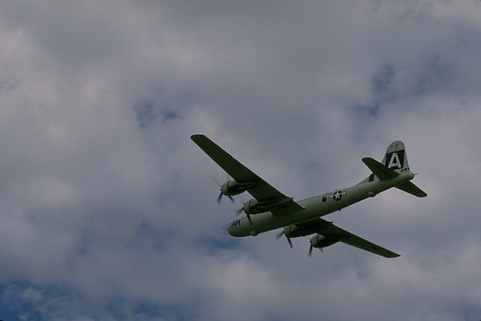
#> input picture images/test/3096.jpg, 481 x 321 px
$ python watershedSegmentation.py
#> lines starting #> are read from the running program, lines starting #| are printed output that depends on the picture; after the words box and inside, x2 and y2 are one past the last pixel; in counts of white or black regions, pixels touching at a corner belong together
import numpy as np
import cv2
from matplotlib import pyplot as plt

class watershedSegmentation:
	def __init__(self, img_path, res_folder_path="results"):
		self.originalPath = img_path
		self.resultsFolderPath = res_folder_path + "\\"
		self.originalImage = self.loadImage()
		self.grayscaleImage, self.thresholdValue, self.thresholdedImage = self.thresholdImage()
		self.kernel, self.opening = self.noiseRemoval()
		self.sure_bg = self.findSureBackgournd(self.opening, self.kernel)
		self.sure_fg = self.findSureForeground(self.opening)
		self.unknown = self.findUnknownRegion()
		self.contours, self.hierarchy = self.findContours()
		self.marker = self.markerCreateAndLabeling()
		self.watershed()
		self.markerImage = self.convertMarkerToImage()

	def loadImage(self):
		return cv2.imread(self.originalPath) # Reading the image
#> returned value is the input picture: shape (321, 481, 3); mean B, G, R 129.2, 118.4, 113.8

	def thresholdImage(self):
		gray = cv2.cvtColor(self.originalImage, cv2.COLOR_BGR2GRAY)  # Conversion to gray scale
		ret, thresh = cv2.threshold(gray, 0, 255, cv2.THRESH_BINARY_INV + cv2.THRESH_OTSU)  # thresholding
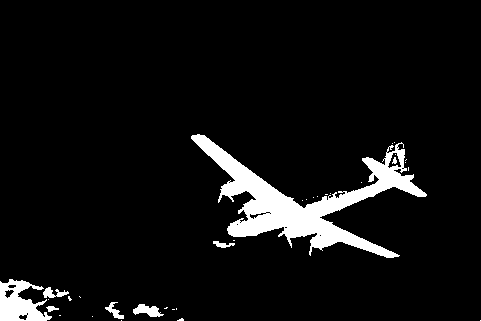
#> thresh: shape (321, 481); 6.5% white; 33 white regions (25 under 20 px), largest, box (x1, y1, x2, y2) and area: (191, 134, 427, 258) 8012, (0, 279, 52, 321) 1302, (133, 304, 164, 317) 231
#> ret = 81
		return gray, ret, thresh

	def noiseRemoval(self):
		# noise removal
		kernel = np.ones((3, 3), np.uint8)
		opening = cv2.morphologyEx(self.thresholdedImage, cv2.MORPH_OPEN, kernel, iterations=2)
#> opening: shape (321, 481); 5.9% white; 11 white regions, largest, box (x1, y1, x2, y2) and area: (192, 135, 425, 258) 7399, (0, 281, 47, 321) 1111, (134, 304, 158, 317) 203
#> in __init__, `self.kernel, self.opening = self.noiseRemoval()`: self.kernel = [[1, 1, 1], [1, 1, 1], [1, 1, 1]]
		return kernel, opening

	def findSureBackgournd(self, opening, kernel):
		# sure background area
		sure_bg = cv2.dilate(opening, kernel, iterations=3)
#> sure_bg: shape (321, 481); 9% white; 6 white regions, box (x1, y1, x2, y2) and area: (189, 132, 428, 261) 11324, (0, 277, 56, 321) 1729, (131, 301, 161, 320) 469, (41, 285, 55, 299) 190, (110, 307, 121, 319) 132, (218, 240, 229, 251) 121
		return sure_bg

	def findSureForeground(self, opening):
		# Finding sure foreground area
		dist_transform = cv2.distanceTransform(opening, cv2.DIST_L2, 5)
		self.thresholdValue, sure_fg = cv2.threshold(dist_transform, 0.01 * dist_transform.max(), 255, 0)
#> self.thresholdValue = 0.196
		return sure_fg

	def findUnknownRegion(self):
		# Finding unknown region
		self.sure_fg = np.uint8(self.sure_fg)
		unknown = cv2.subtract(self.sure_bg, self.sure_fg)
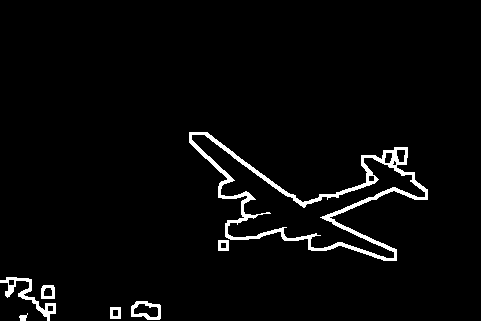
#> unknown: shape (321, 481); 3.2% white; 7 white regions
		return unknown

	def findContours(self):
		contours, hierarchy = cv2.findContours(self.sure_fg, cv2.RETR_TREE, cv2.CHAIN_APPROX_SIMPLE)
#> contours = 12 contours, 5 with area under 20; largest, box (x1, y1, x2, y2) and area: (192, 135, 425, 258) 6952, (0, 281, 47, 321) 1008, (134, 304, 158, 317) 172, (397, 150, 405, 162) 62, (44, 288, 52, 296) 44, (385, 153, 392, 163) 44, (113, 310, 118, 316) 20
#> in __init__, `self.contours, self.hierarchy = self.findContours()`: self.contours has the same summary as contours in findContours; self.hierarchy = [[1, -1, -1, -1], [2, 0, -1, -1], [3, 1, -1, -1], [4, 2, -1, -1], [6, 3, 5, -1], [-1, -1, -1, 4], [7, 4, -1, -1], [8, 6, -1, -1], [9, 7, -1, -1], [10, 8, -1, -1], [11, 9, -1, -1], [-1, 10, -1, -1]]
		return contours, hierarchy

	def markerCreateAndLabeling(self):
		# Creating a numpy array for markers and converting the image to 32 bit using dtype paramter
		marker = np.zeros((self.grayscaleImage.shape[0], self.grayscaleImage.shape[1]), dtype=np.int32)
		marker = np.int32(self.sure_fg) + np.int32(self.sure_bg)
#> marker: shape (321, 481) int32; 3 distinct labels, from 0 to 510
		# Marker Labelling
		for id in range(len(self.contours)):
			cv2.drawContours(marker, self.contours, id, id + 2, -1)
#> this loop made 12 passes
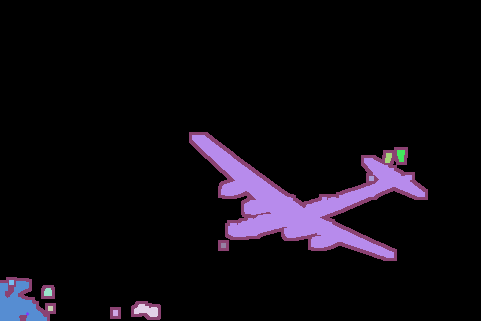
#> marker: shape (321, 481) int32; 14 distinct labels, from 0 to 255; one colour per label, 0 black
		marker = marker + 1
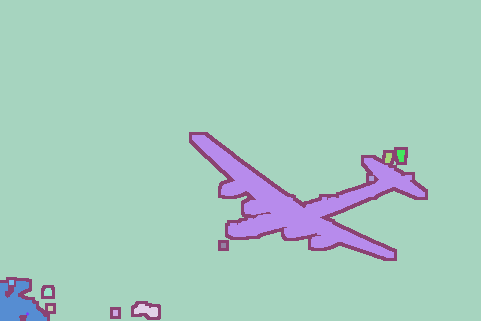
#> marker: shape (321, 481) int32; 14 distinct labels, from 1 to 256; one colour per label, 0 black
		marker[self.unknown == 255] = 0
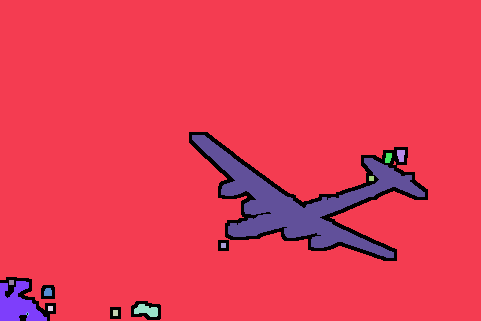
#> marker: shape (321, 481) int32; 14 distinct labels, from 0 to 14; one colour per label, 0 black
		return marker

	def watershed(self):
		cv2.watershed(self.originalImage, self.marker)
		self.originalImage[self.marker == -1] = (0, 0, 255)
#> self.originalImage: shape (321, 481, 3); 1.8% of pixels changed, all inside (x1, y1, x2, y2) = (0, 0, 481, 321)

	def convertMarkerToImage(self):
		# a colormap and a normalization instance for saving marker
		cmap = plt.cm.jet
		norm = plt.Normalize(vmin=self.marker.min(), vmax=self.marker.max())
		# map the normalized data to colors
		# image is now RGBA (512x512x4)
		return cmap(norm(self.marker))
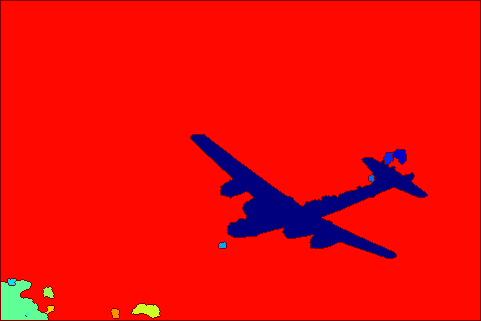
#> returned value: shape (321, 481, 4) float64; mean of channels 0, 1, 2, 3 0.0318, 0.0416, 0.934, 1; drawn as B, G, R

	def getResults(self):
		#binary, color
		return self.unknown, self.markerImage

	def saveResults(self):
		words = self.originalPath.split('/')
		fileAndExtension = words[len(words)-1]
		fileAndExtensionList = fileAndExtension.split('.')
		fileName = fileAndExtensionList[0]
		extensionName = fileAndExtensionList[1]
		binaryPath = self.resultsFolderPath + fileName + "-WatershedBinary." + extensionName
		markerPath = self.resultsFolderPath + fileName + "-WatershedMarker.png"
		cv2.imwrite(binaryPath, self.unknown)
		plt.imsave(markerPath, self.markerImage)
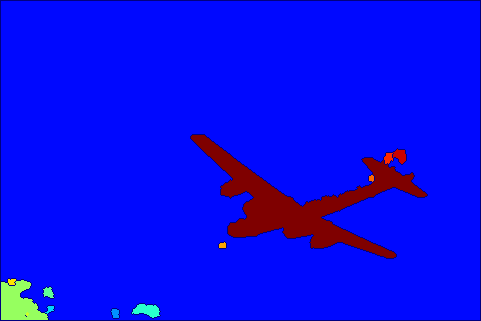
#> saved as 3096-WatershedMarker.png: shape (321, 481, 3); mean R, G, B 8.1, 10.1, 238.1
		# cv2.imwrite('results/WSBInary.jpg', self.unknown)
		# plt.imsave('results/WSMarker.png', self.markerImage)


if __name__ == "__main__":
	segmentation = watershedSegmentation('images/test/3096.jpg')
	segmentation.saveResults()

$ run again, with images/test/105025.jpg copied over images/test/3096.jpg
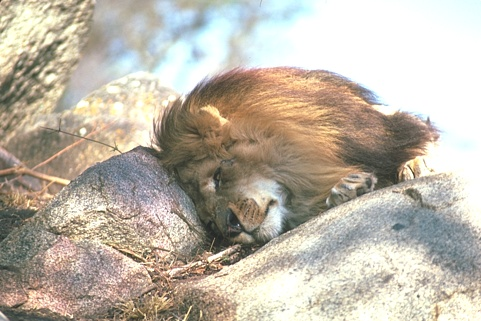
#> input picture images/test/105025.jpg, 481 x 321 px
#> in loadImage, returned value is the input picture: shape (321, 481, 3); mean B, G, R 168.1, 181.7, 189.9
#> in thresholdImage, `ret, thresh = cv2.threshold(gray, 0, 255, cv2.THRESH_BINARY_INV + cv2...`:
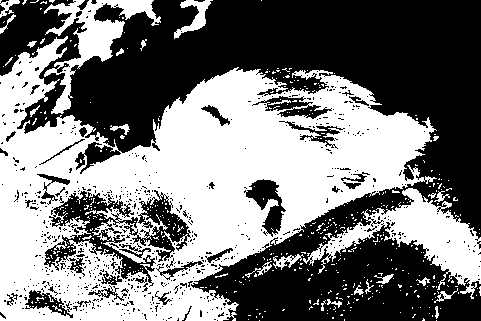
#> thresh: shape (321, 481); 47.7% white; 477 white regions (450 under 20 px), largest, box (x1, y1, x2, y2) and area: (0, 36, 437, 321) 60905, (303, 188, 481, 299) 6069, (44, 0, 161, 114) 3545
#> ret = 180
#> opening: shape (321, 481); 37.9% white; 39 white regions (2 under 20 px), largest, box (x1, y1, x2, y2) and area: (0, 39, 430, 321) 48740, (387, 188, 481, 282) 4072, (69, 0, 155, 66) 2242
#> self.kernel = [[1, 1, 1], [1, 1, 1], [1, 1, 1]]
#> sure_bg: shape (321, 481); 49.8% white; 11 white regions, largest, box (x1, y1, x2, y2) and area: (0, 0, 481, 321) 73997, (171, 0, 213, 41) 992, (325, 223, 372, 255) 887
#> in findSureForeground, `self.thresholdValue, sure_fg = cv2.threshold(dist_transform, 0.01 * di..`: self.thresholdValue = 0.37
#> unknown: shape (321, 481); 11.8% white; 98 white regions (75 under 20 px)
#> contours = 127 contours, 86 with area under 20; largest, box (x1, y1, x2, y2) and area: (0, 39, 430, 321) 47702, (387, 188, 481, 282) 3894, (69, 0, 155, 66) 2068, (322, 75, 370, 102) 416, (181, 0, 210, 32) 390
#> self.contours has the same summary as contours in findContours; self.hierarchy = 127 rows, first 6: [1, -1, -1, -1], [2, 0, -1, -1], [3, 1, -1, -1], [4, 2, -1, -1], [5, 3, -1, -1], [6, 4, -1, -1]
#> the loop in markerCreateAndLabeling, `for id in range(len(self.contours)):` made 127 passes
#> self.originalImage: shape (321, 481, 3); 3.77% of pixels changed, all inside (x1, y1, x2, y2) = (0, 0, 481, 321)
#> in saveResults, `plt.imsave(markerPath, self.markerImage)`:
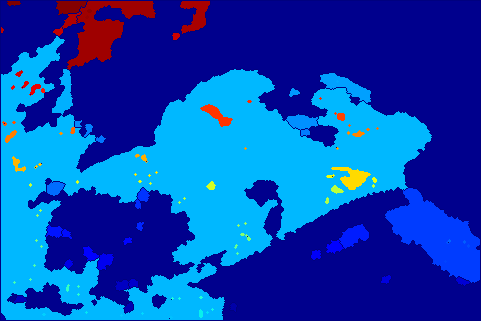
#> saved as 3096-WatershedMarker.png: shape (321, 481, 3); mean R, G, B 6.3, 66.8, 179.7
